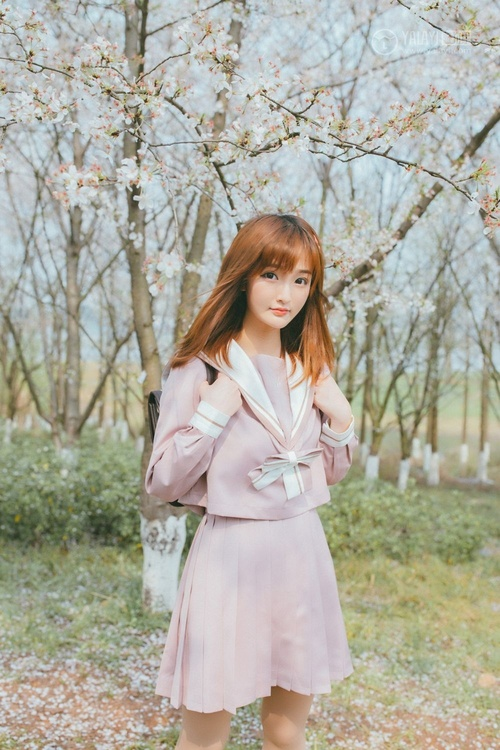
#> input picture source.jpg, 500 x 750 px
$ python -i skin_retouch_v2.py   (imports and definitions only)
#> lines starting #> are read from the running program, lines starting #| are printed output that depends on the picture
#> further down, picture is the input picture: shape (750, 500, 3); mean B, G, R 160.4, 173.2, 175.4
"""
皮肤精修 v2 — 只磨皮不改变五官结构
策略：CodeFormer修脸 + 自适应双边滤波局部磨皮 + 遮罩保护五官边缘
"""

import cv2
import numpy as np
import os
import sys
import urllib.request
import json
import time
import uuid
import shutil

# [4 lines not run here, left out]
COMFYUI_URL = "http://127.0.0.1:8188"
OUTPUT_DIR = r"C:\temp\comfy_results"
# [1 line not run here, left out]

# ==================== ComfyUI CodeFormer ====================

# [67 lines left out: functions run_codeformer, skin_smooth, not called in this run]


def color_uniform(img, strength=0.3):
    """均匀肤色 — 减少局部色斑的颜色差异"""
#> called with strength = 0.3
    lab = cv2.cvtColor(img, cv2.COLOR_BGR2LAB)
#> lab: shape (750, 500, 3); mean of channels 0, 1, 2 179.9, 126.9, 135.2
    l, a, b = cv2.split(lab)
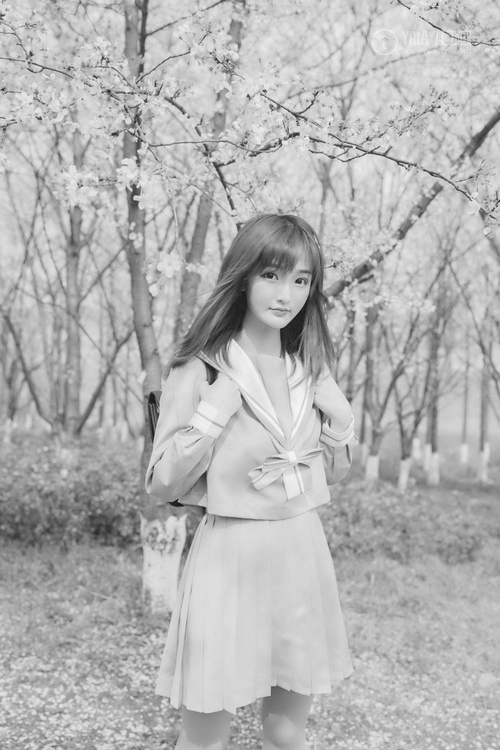
#> l: shape (750, 500); min 15, max 247, mean 179.9
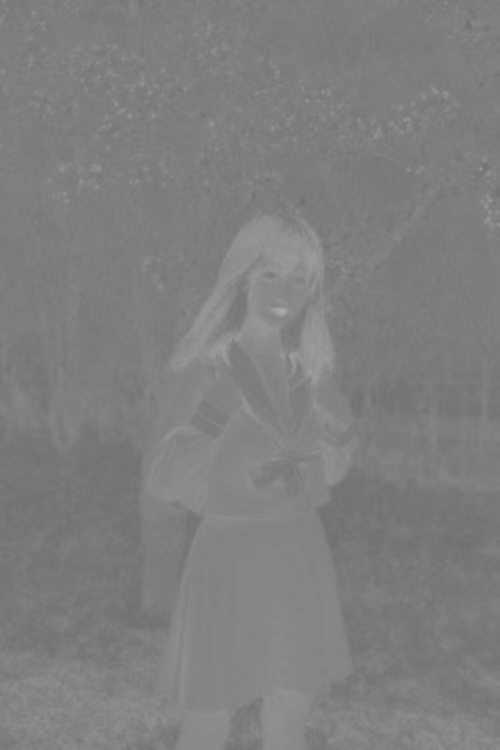
#> a: shape (750, 500); min 111, max 171, mean 126.9
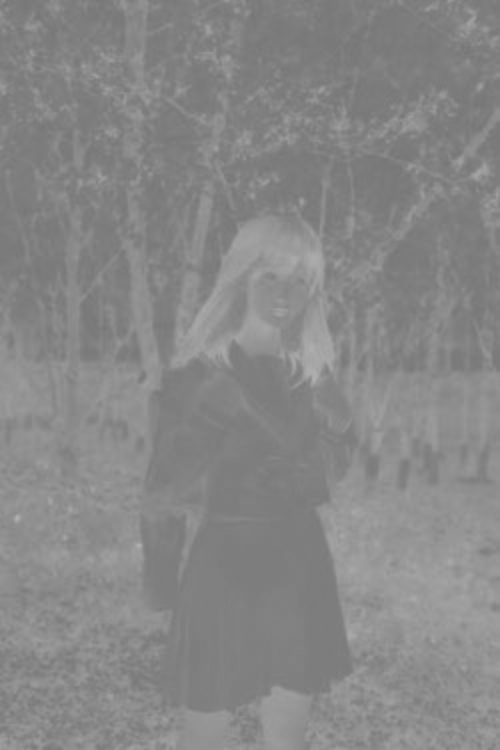
#> b: shape (750, 500); min 117, max 178, mean 135.2

    # 对A/B通道做高斯模糊（去掉颜色斑点）
    a_smooth = cv2.GaussianBlur(a, (0, 0), 5)
    b_smooth = cv2.GaussianBlur(b, (0, 0), 5)

    a_blend = cv2.addWeighted(a.astype(np.int16), 1-strength, a_smooth.astype(np.int16), strength, 0)
    b_blend = cv2.addWeighted(b.astype(np.int16), 1-strength, b_smooth.astype(np.int16), strength, 0)

    lab = cv2.merge([l, np.clip(a_blend, 0, 255).astype(np.uint8), np.clip(b_blend, 0, 255).astype(np.uint8)])
#> lab: shape (750, 500, 3); mean of channels 0, 1, 2 179.9, 126.9, 135.2
    return cv2.cvtColor(lab, cv2.COLOR_LAB2BGR)


# ==================== 主流程 ====================

# [26 lines left out: function process, not called in this run]


# [13 lines not run here, left out]

>>> import cv2
>>> picture = cv2.imread('source.jpg')
>>> result = color_uniform(picture)

$ run again, on male_perfect_v3_海边沙滩.png
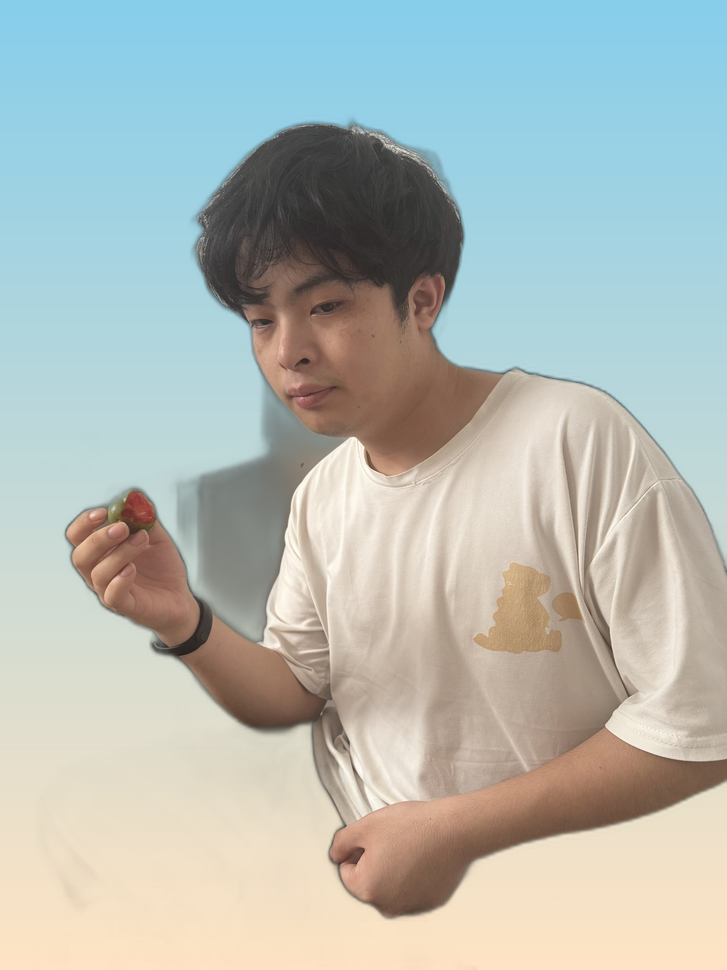
#> input picture male_perfect_v3_海边沙滩.png, 727 x 970 px, shrunk from 1920 x 2560 before the run
#> picture is the input picture: shape (970, 727, 3); mean B, G, R 181.7, 186.7, 178.3
#> in color_uniform, `l, a, b = cv2.split(lab)`:
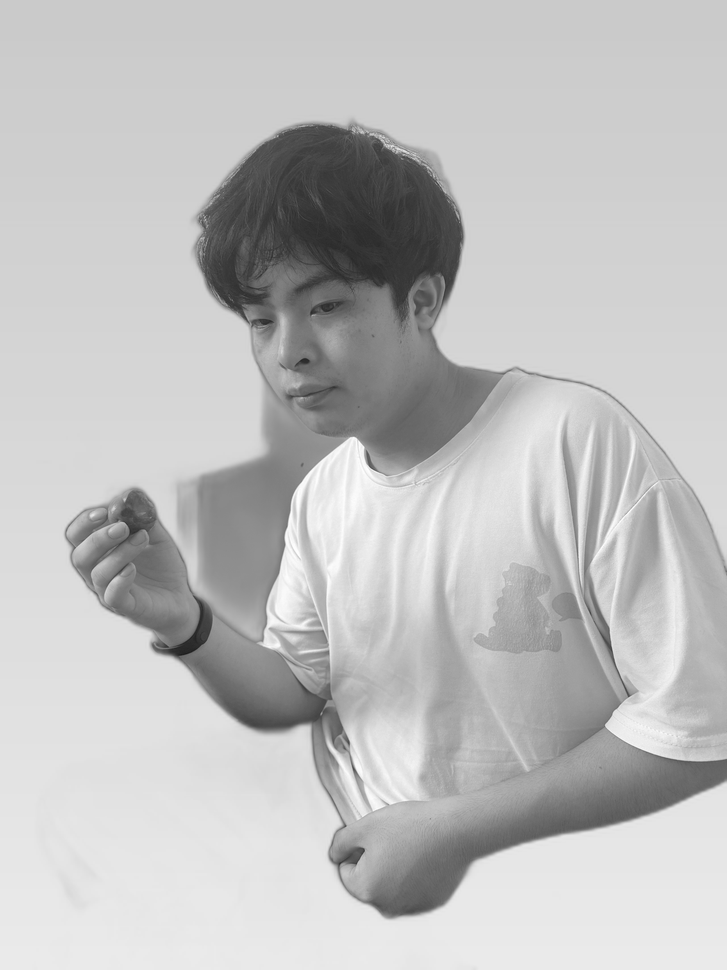
#> l: shape (970, 727); min 28, max 254, mean 191
#> in color_uniform, `l, a, b = cv2.split(lab)`:
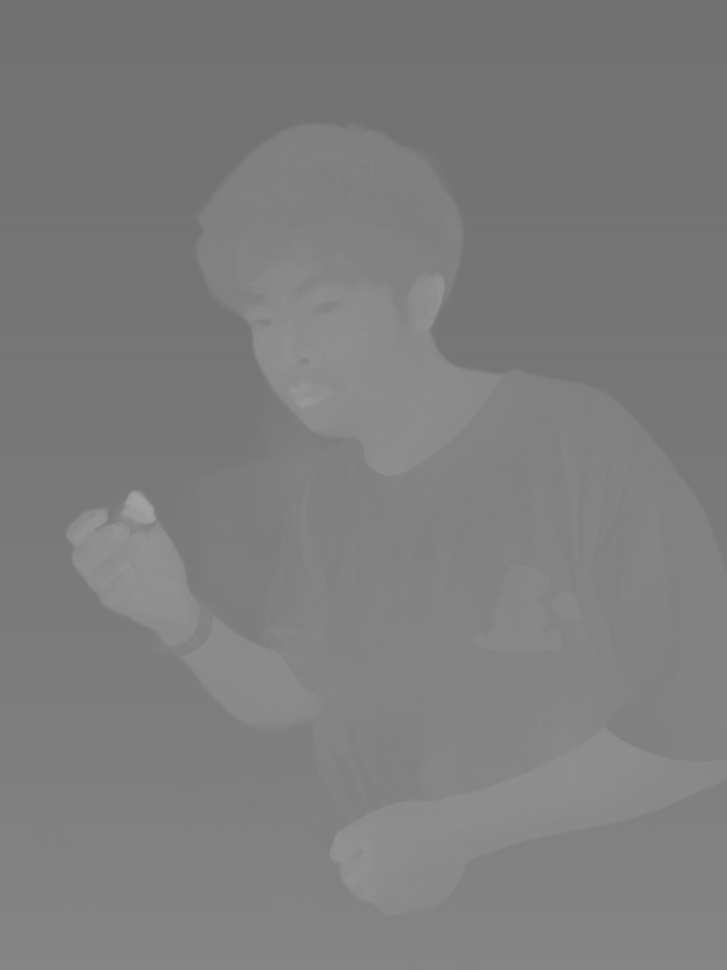
#> a: shape (970, 727); min 113, max 164, mean 125.5
